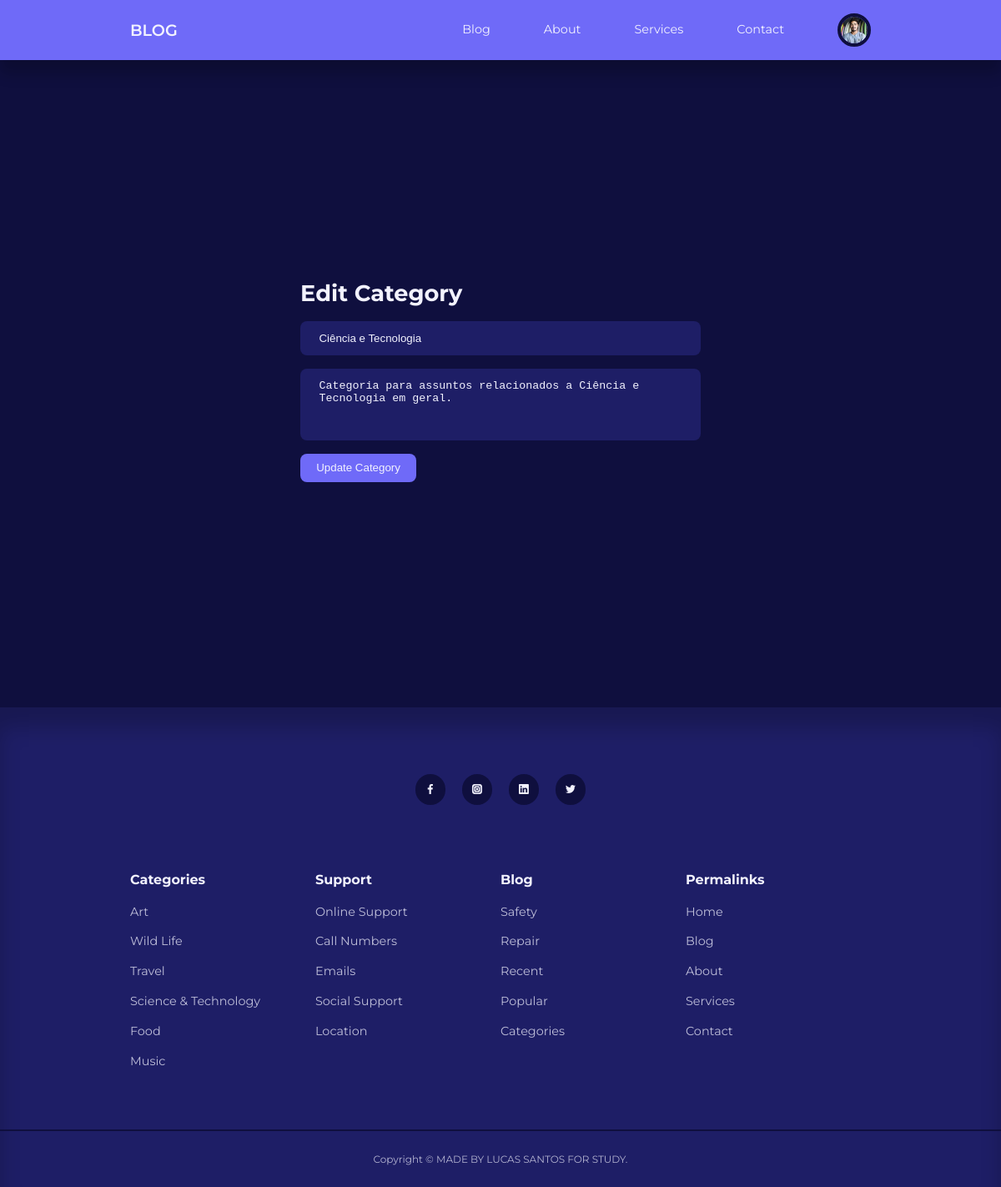
Page /admin/edit-category.php?id=6 (signed in) on the committed database.
### tables this page shows
CREATE TABLE `users` (
  `id` int(11) UNSIGNED NOT NULL,
  `firstname` varchar(50) NOT NULL,
  `lastname` varchar(50) NOT NULL,
  `username` varchar(50) NOT NULL,
  `email` varchar(100) NOT NULL,
  `password` varchar(255) NOT NULL,
  `avatar` varchar(255) NOT NULL,
  `is_admin` tinyint(1) NOT NULL
);

CREATE TABLE `categories` (
  `id` int(11) UNSIGNED NOT NULL,
  `title` varchar(50) NOT NULL,
  `description` text NOT NULL
);

### admin/partials/header.php (called while the page is built, shortened)
<?php
require '../partials/header.php';
?>

### admin/edit-category.php (the view, shortened to what this page needs)
<?php
include './partials/header.php';
if(isset($_GET['id'])) {
    $id = filter_var($_GET['id'], FILTER_SANITIZE_NUMBER_INT);
    $query = "SELECT * FROM categories WHERE id=$id";
    $result = mysqli_query($connection, $query);
    if(mysqli_num_rows($result) == 1) {
        $category = mysqli_fetch_assoc($result);
    }
} else {
    header('location: ' . ROOT_URL . 'admin/manage-category.php');
    die();
}
?>
<section class="form__section">
    <div class="container form__section-container">
        <h2>Edit Category</h2>
        <form action="<?= ROOT_URL ?>admin/edit-category-logic.php" method="POST">
            <input type="text" name="title" value="<?= $category['title'] ?>" id="" placeholder="Title">
            <textarea rows="4" name="description" placeholder="Description"><?= $category['description'] ?></textarea>
            <button type="submit" name="submit" class="btn">Update Category</button>
        </form>
    </div>
</section>
<?php
include '../partials/footer.php'
?>

### partials/header.php (shortened to what this page needs)
<?php
require 'config/database.php';
if(isset($_SESSION['user-id'])) {
    $id = filter_var($_SESSION['user-id'], FILTER_SANITIZE_NUMBER_INT);
    $query = "SELECT avatar FROM users WHERE id=$id";
    $result = mysqli_query($connection, $query);
    $avatar = mysqli_fetch_assoc($result);
}
?>
<!DOCTYPE php>
<php lang="en">
<head>
    <link rel="stylesheet" href="<?= ROOT_URL ?>./css/style.css">
    <link rel="stylesheet" href="https://unicons.iconscout.com/release/v4.0.0/css/line.css">
</head>
<body>
    <nav>
        <div class="container nav__container">
            <a href="<?= ROOT_URL ?>index.php" class="nav__logo">BLOG</a>
            <ul class="nav__items">
                <li><a href="<?= ROOT_URL ?>blog.php">Blog</a></li>
                <li><a href="<?= ROOT_URL ?>about.php">About</a></li>
                <li><a href="<?= ROOT_URL ?>services.php">Services</a></li>
                <li><a href="<?= ROOT_URL ?>contact.php">Contact</a></li>
                <?php if(isset($_SESSION['user-id'])) : ?>
                    <li class="nav__profile">
                    <div class="avatar">
                        <img src="<?= ROOT_URL . 'images/' . $avatar['avatar'] ?>">
                    </div>
                </li>
                <?php else : ?>
                <li><a href="<?= ROOT_URL ?>signin.php">Sign In</a></li>
                <?php endif ?>
            </ul>
        </div>
    </nav>

### css/style.css (style rules this page uses)
* { margin: 0; padding: 0; outline: 0; border: 0; appearance: 0; list-style: none; text-decoration: none; box-sizing: border-box; }
body { font-family: 'Montserrat', sans-serif; line-height: 1.6; color: var(--color-gray-200); overflow-x: hidden; background: var(--color-bg); font-size: 0.9rem; }
.container { width: var(--container-width-lg); max-width: 1800px; margin-inline: auto; }
section { margin-top: 3rem; width: 100vw; }
h1, h2, h3, h4, h5 { color: var(--color-white); line-height: 1.3; }
h2 { font-size: 1.7rem; margin: 1rem 0; }
a { color: var(--color-white); transition: var(--transition); }
img { display: block; width: 100%; object-fit: cover; }
nav { background: var(--color-primary); width: 100vw; height: 4.5rem; position: fixed; top: 0; z-index: 10; box-shadow: 0 1rem 1rem rgba(0, 0, 0, 0.2); }
.nav__container { height: 100%; display: flex; align-items: center; justify-content: space-between; }
.avatar { width: 2.5rem; height: 2.5rem; border-radius: 50%; overflow: hidden; border: 0.3rem solid var(--color-bg); }
.nav__logo { font-weight: 600; font-size: 1.2rem; }
.nav__items { display: flex; align-items: center; gap: 4rem; }
.nav__profile { position: relative; cursor: pointer; }
.btn { display: inline-block; width: fit-content; padding: 0.6rem 1.2rem; background: var(--color-primary); border-radius: var(--card-border-radius-2); cursor: pointer; transition: var(--transition); color: var(--color-white); }
.form__section { display: grid; place-items: center; height: 100vh; }
.form__section-container { width: var(--form-width); }
form { display: flex; flex-direction: column; gap: 1rem; }
input, textarea, select { padding: 0.8rem 1.4rem; background: var(--color-gray-900); border-radius: var(--card-border-radius-2); resize: none; color: var(--color-white); }

### rows in the picture
users: avatar (picture)
categories: title "Ciência e Tecnologia", description "Categoria para assuntos relacionados a Ciência e Tecnologia em geral."
